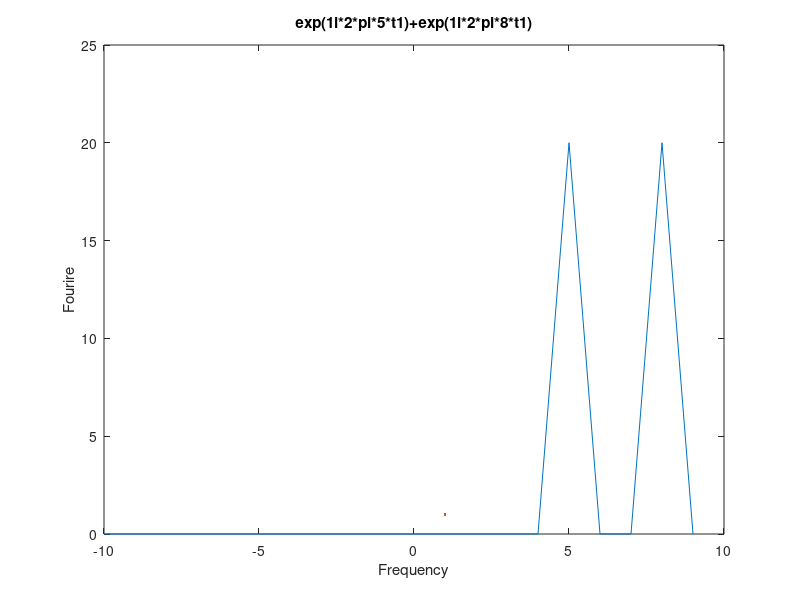
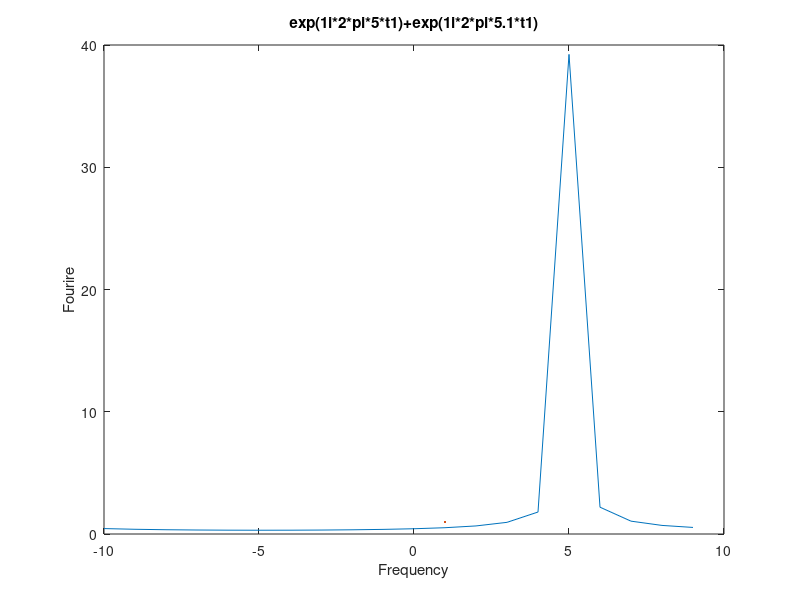

The MATLAB source for these figures, in order:
f1=-10:1:9;
t1= 0:1/20:0.95;
x1=exp(1i*2*pi*5*t1)+exp(1i*2*pi*8*t1);
y1=fftshift(fft(x1));
plot(f1,abs(y1),LineWidth=1)
xlabel('Frequency')
ylabel('Fourire')
title('exp(1i*2*pi*5*t1)+exp(1i*2*pi*8*t1)')
figure()
x2=exp(1i*2*pi*5*t1)+exp(1i*2*pi*5.1*t1);
y2=fftshift(fft(x2));
plot(f1,abs(y2),LineWidth=1)
xlabel('Frequency')
ylabel('Fourire')
title('exp(1i*2*pi*5*t1)+exp(1i*2*pi*5.1*t1)')


